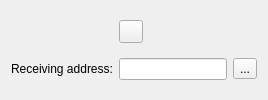
<?xml version="1.0" encoding="UTF-8"?>
<ui version="4.0">
 <class>receivingAddress</class>
 <widget class="QDialog" name="receivingAddress">
  <property name="sizePolicy">
   <sizepolicy hsizetype="Fixed" vsizetype="Fixed">
    <horstretch>0</horstretch>
    <verstretch>0</verstretch>
   </sizepolicy>
  </property>
  <property name="windowTitle">
   <string>Receiving Address</string>
  </property>
  <layout class="QGridLayout" name="gridLayout">
   <item row="0" column="0">
    <spacer name="horizontalSpacer">
     <property name="orientation">
      <enum>Qt::Horizontal</enum>
     </property>
    </spacer>
   </item>
   <item row="0" column="1">
    <widget class="metier::widget::QrToolButton" name="qrCode">
     <property name="sizePolicy">
      <sizepolicy hsizetype="Fixed" vsizetype="Fixed">
       <horstretch>1</horstretch>
       <verstretch>1</verstretch>
      </sizepolicy>
     </property>
     <property name="text">
      <string/>
     </property>
    </widget>
   </item>
   <item row="0" column="2">
    <spacer name="horizontalSpacer_2">
     <property name="orientation">
      <enum>Qt::Horizontal</enum>
     </property>
    </spacer>
   </item>
   <item row="1" column="0">
    <widget class="QLabel" name="addressLabel">
     <property name="text">
      <string>Receiving address:</string>
     </property>
    </widget>
   </item>
   <item row="1" column="1" colspan="2">
    <layout class="QHBoxLayout" name="horizontalLayout">
     <item>
      <widget class="QLineEdit" name="addressText">
       <property name="readOnly">
        <bool>true</bool>
       </property>
      </widget>
     </item>
     <item>
      <widget class="QToolButton" name="copyAddress">
       <property name="text">
        <string>...</string>
       </property>
       <property name="icon">
        <iconset resource="../resource.qrc">
         <normaloff>:/qwidget/assets/Basic-Copy-icon.png</normaloff>:/qwidget/assets/Basic-Copy-icon.png</iconset>
       </property>
      </widget>
     </item>
    </layout>
   </item>
 </layout>
 </widget>
 <customwidgets>
  <customwidget>
   <class>metier::widget::QrToolButton</class>
   <extends>QToolButton</extends>
   <header>widgets/qrtoolbutton.hpp</header>
  </customwidget>
 </customwidgets>
 <resources>
  <include location="../resources.qrc"/>
 </resources>
 <connections/>
</ui>
